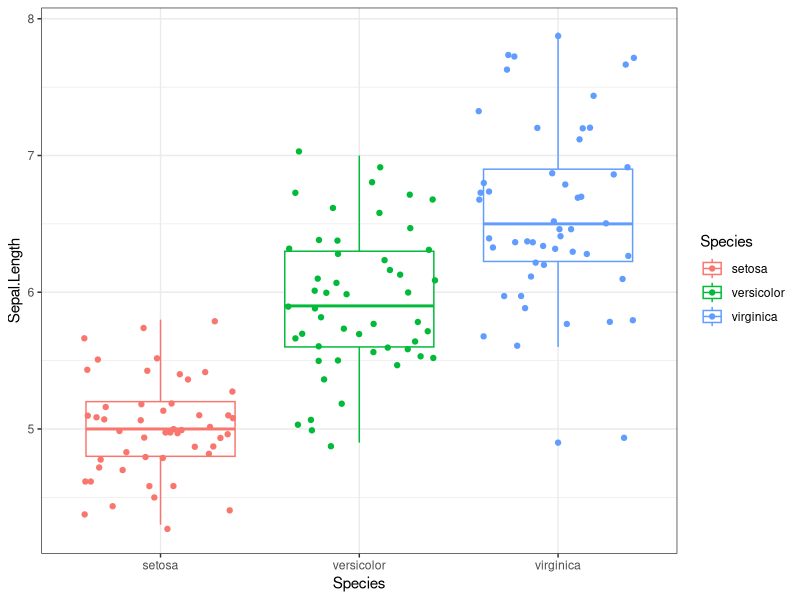

Write R code to recreate this figure. (Note: this script raises an error after producing the figure.)
## ---- chunk 1
options(htmltools.dir.version = FALSE)

## ---- chunk 2

library(DiagrammeR)
grViz("digraph flowchart  {
      # node definitions with substituted label text
      node [fontname = Courier, shape = oval, color = cornflowerblue]        
      tab1 [label = '@@1']
      tab6 [label = '@@6']
      tab7 [label = '@@7']
  
      node [fontname = Courier, shape = egg, fillcolor = Dodgerblue, style = filled, fontcolor = MidnightBlue]
      tab3 [label = '@@3']
      
      node [fontname = Helvetica, shape = egg, fillcolor = Darkslategray, style = filled, fontcolor = white]
      tab2 [label = '@@2']
      
      node [fontname = Helvetica, shape = square, fillcolor = DarkSeaGreen, style = filled, fontcolor = DimGray]
      tab5 [label = '@@5']
      
      node [fontname = Helvetica, shape = diamond, fillcolor = Gold, style = filled, fontcolor =red ]
      tab4 [label = '@@4']
      
      # edge definitions with the node IDs
      tab1 -> tab3 ->tab6 -> tab7;
      tab2 -> tab3;
      tab4 -> tab2;
      tab3 -> tab4;
      tab5 -> tab3;
      tab5 -> tab2;
      tab7 -> tab6 -> tab3;
      }

      [1]: '3rd Party App (packages)'
      [2]: 'R-Studio'
      [3]: 'R'
      [4]: 'Output'
      [5]: 'User Input'
      [6]: 'S3/S4/C'
      [7]: 'Machine code'
      ")

## ---- chunk 3
1+2
## ---- chunk 4
10-3
## ---- chunk 5
2*3
## ---- chunk 6
4/5
## ---- chunk 7
a <- 1
## ---- chunk 8
a
## ---- chunk 9
a <- 1
A <- 2
a == A
## ---- chunk 10
text_variable <- "A single element of text, even though it contains many words"
## ---- chunk 11
text_variable
## ---- chunk 12
mixed_data <- c(1, 2, " 3", 4)
## ---- chunk 13
mixed_data
## ---- chunk 14
a <- 1
b <- 2
b >= a
## ---- chunk 15
set.seed(1234)
df_ex <- knitr::kable(head(data.frame("Patient ID"= seq(1:10),
                        "Hb" = round(rnorm(10, 10, 2),1),
                        "SBP" = round(rnorm(10, 110, 30),0),
                        "WCC" = round(rnorm(10, 8, 3),1),
                        "Diabetes" = rbinom(10, 1, 0.5),
                        "HT" = rbinom(10, 1, 0.5)),8) , 
             format = 'html' )
df_ex
## ---- chunk 16
set.seed(42)
df_ex <- knitr::kable(head(data.frame("Patient ID"= c(1, 1, seq(1:8)),
                                    "Day" = c(1, 2, 5, rep(1, 7)),  
                        "Hb" = round(rnorm(10, 10, 2),1),
                        "SBP" = round(rnorm(10, 110, 30),0),
                        "WCC" = round(rnorm(10, 8, 3),1),
                        "Diabetes" = rbinom(10, 1, 0.5),
                        "HT" = rbinom(10, 1, 0.5)),8) , 
             format = 'html' )
df_ex
## ---- chunk 17
some_numbers <- c(2,3,4)
some_letters <- c("a", "b", "c")

df <- data.frame( numbers = some_numbers,
                  letters = some_letters )
df
## ---- chunk 18
df$numbers
## ---- chunk 19
df[1, ]
## ---- chunk 20
df[ , 2]
## ---- chunk 21
df[1, 2]
## ---- chunk 22
head(df)
## ---- chunk 23
summary(df)
## ---- chunk 24
str(df)
## ---- chunk 25
library(ggplot2)

ggplot( data = iris, 
       aes( x = Species, 
          y = Sepal.Length,
          colour = Species) ) +
       geom_boxplot( ) + 
       geom_jitter( ) + 
  theme_bw( )
## ---- chunk 26
knitr::include_graphics("img/data_scienctist.jpg")
## ---- chunk 27
knitr::include_graphics("img/mistype.jpg")
## ---- chunk 28
library(DiagrammeR)

grViz("digraph flowchart  {
      graph[layout = dot, rankdir = LR]
      # node definitions with substituted label text
      node [fontname = Courier, shape = oval, style = filled, fillcolor = Linen, width=3.4, height = 2.5, fixedsize = false, fontsize = 45]        
      tab1 [label = '@@1']
      tab2 [label = '@@2']
      tab3 [label = '@@3']
      tab4 [label = '@@4']
      node [fontname = Courier, shape = rectangle, style = filled, fillcolor = white, fontsize = 45,
      style = dashed, fontcolor = darkslategray, width = 3, height = 3 fixedsize = false]        
      tab5 [label = '@@5']
      tab6 [label = '@@6']
      tab7 [label = '@@7']
      
      # edge definitions with the node IDs
      tab1 -> tab2 ->tab3 -> tab4 [minlen=2.5, penwidth = 5, color = grey2]
      tab1 -> tab5  [style=invis, minlen=2.5]
      tab2 -> tab6  [style=invis, minlen=2.5]
      tab3 -> tab7  [style=invis, minlen=2.5]
      }

      [1]: 'Naive'
      [2]: 'Familiar'
      [3]: 'Proficient'
      [4]: 'Developer'
      [5]: 'Audits \\n QI \\n Papers'
      [6]: 'Statistics \\n New ad-hoc\\n methods'
      [7]: 'New packages / \\n methods for\\n publication \\n Software engineer'
      ")
